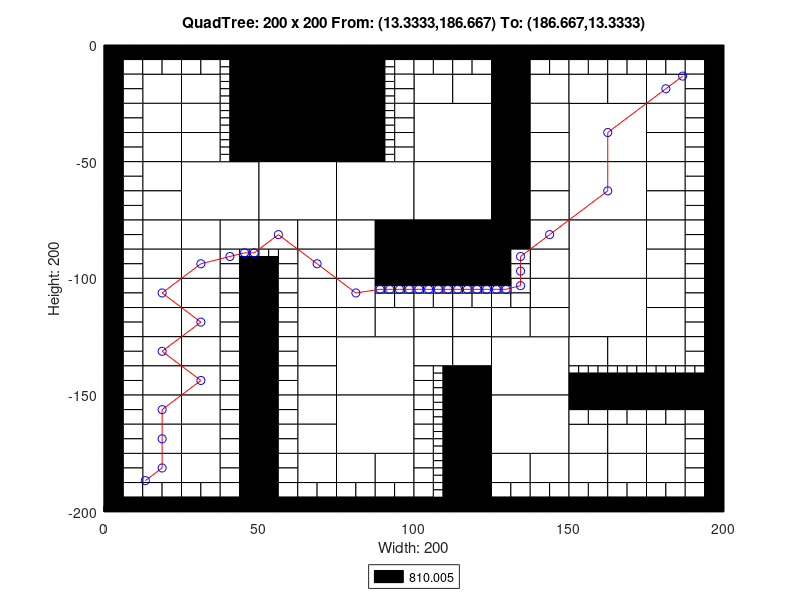

MATLAB code for this plot:
axis([0 200 -200 0]);
title('QuadTree: 200 x 200 From: (13.3333,186.667) To: (186.667,13.3333)');
xlabel('Width: 200');
ylabel('Height: 200');
rectangle('Position',[50 -25 25 25], 'FaceColor',[0 0 0]);
rectangle('Position',[50 -50 25 25], 'FaceColor',[0 0 0]);
rectangle('Position',[25 -75 25 25], 'FaceColor',[1 1 1]);
rectangle('Position',[50 -75 25 25], 'FaceColor',[1 1 1]);
rectangle('Position',[75 -75 25 25], 'FaceColor',[1 1 1]);
rectangle('Position',[100 -50 25 25], 'FaceColor',[1 1 1]);
rectangle('Position',[150 -50 25 25], 'FaceColor',[1 1 1]);
rectangle('Position',[100 -75 25 25], 'FaceColor',[1 1 1]);
rectangle('Position',[100 -100 25 25], 'FaceColor',[0 0 0]);
rectangle('Position',[150 -75 25 25], 'FaceColor',[1 1 1]);
rectangle('Position',[150 -100 25 25], 'FaceColor',[1 1 1]);
rectangle('Position',[75 -150 25 25], 'FaceColor',[1 1 1]);
rectangle('Position',[75 -175 25 25], 'FaceColor',[1 1 1]);
rectangle('Position',[125 -150 25 25], 'FaceColor',[1 1 1]);
rectangle('Position',[150 -125 25 25], 'FaceColor',[1 1 1]);
rectangle('Position',[125 -175 25 25], 'FaceColor',[1 1 1]);
rectangle('Position',[12.5 -25 12.5 12.5], 'FaceColor',[1 1 1]);
rectangle('Position',[25 -25 12.5 12.5], 'FaceColor',[1 1 1]);
rectangle('Position',[12.5 -37.5 12.5 12.5], 'FaceColor',[1 1 1]);
rectangle('Position',[12.5 -50 12.5 12.5], 'FaceColor',[1 1 1]);
rectangle('Position',[25 -37.5 12.5 12.5], 'FaceColor',[1 1 1]);
rectangle('Position',[25 -50 12.5 12.5], 'FaceColor',[1 1 1]);
rectangle('Position',[75 -12.5 12.5 12.5], 'FaceColor',[0 0 0]);
rectangle('Position',[75 -25 12.5 12.5], 'FaceColor',[0 0 0]);
rectangle('Position',[75 -37.5 12.5 12.5], 'FaceColor',[0 0 0]);
rectangle('Position',[75 -50 12.5 12.5], 'FaceColor',[0 0 0]);
rectangle('Position',[12.5 -62.5 12.5 12.5], 'FaceColor',[1 1 1]);
rectangle('Position',[12.5 -75 12.5 12.5], 'FaceColor',[1 1 1]);
rectangle('Position',[12.5 -87.5 12.5 12.5], 'FaceColor',[1 1 1]);
rectangle('Position',[12.5 -100 12.5 12.5], 'FaceColor',[1 1 1]);
rectangle('Position',[25 -87.5 12.5 12.5], 'FaceColor',[1 1 1]);
rectangle('Position',[37.5 -87.5 12.5 12.5], 'FaceColor',[1 1 1]);
rectangle('Position',[25 -100 12.5 12.5], 'FaceColor',[1 1 1]);
rectangle('Position',[50 -87.5 12.5 12.5], 'FaceColor',[1 1 1]);
rectangle('Position',[62.5 -87.5 12.5 12.5], 'FaceColor',[1 1 1]);
rectangle('Position',[62.5 -100 12.5 12.5], 'FaceColor',[1 1 1]);
rectangle('Position',[75 -87.5 12.5 12.5], 'FaceColor',[1 1 1]);
rectangle('Position',[87.5 -87.5 12.5 12.5], 'FaceColor',[0 0 0]);
rectangle('Position',[75 -100 12.5 12.5], 'FaceColor',[1 1 1]);
rectangle('Position',[87.5 -100 12.5 12.5], 'FaceColor',[0 0 0]);
rectangle('Position',[100 -25 12.5 12.5], 'FaceColor',[1 1 1]);
rectangle('Position',[112.5 -25 12.5 12.5], 'FaceColor',[1 1 1]);
rectangle('Position',[125 -12.5 12.5 12.5], 'FaceColor',[0 0 0]);
rectangle('Position',[125 -25 12.5 12.5], 'FaceColor',[0 0 0]);
rectangle('Position',[137.5 -25 12.5 12.5], 'FaceColor',[1 1 1]);
rectangle('Position',[125 -37.5 12.5 12.5], 'FaceColor',[0 0 0]);
rectangle('Position',[137.5 -37.5 12.5 12.5], 'FaceColor',[1 1 1]);
rectangle('Position',[125 -50 12.5 12.5], 'FaceColor',[0 0 0]);
rectangle('Position',[137.5 -50 12.5 12.5], 'FaceColor',[1 1 1]);
rectangle('Position',[150 -25 12.5 12.5], 'FaceColor',[1 1 1]);
rectangle('Position',[162.5 -25 12.5 12.5], 'FaceColor',[1 1 1]);
rectangle('Position',[175 -25 12.5 12.5], 'FaceColor',[1 1 1]);
rectangle('Position',[175 -37.5 12.5 12.5], 'FaceColor',[1 1 1]);
rectangle('Position',[175 -50 12.5 12.5], 'FaceColor',[1 1 1]);
rectangle('Position',[125 -62.5 12.5 12.5], 'FaceColor',[0 0 0]);
rectangle('Position',[137.5 -62.5 12.5 12.5], 'FaceColor',[1 1 1]);
rectangle('Position',[125 -75 12.5 12.5], 'FaceColor',[0 0 0]);
rectangle('Position',[137.5 -75 12.5 12.5], 'FaceColor',[1 1 1]);
rectangle('Position',[125 -87.5 12.5 12.5], 'FaceColor',[0 0 0]);
rectangle('Position',[137.5 -87.5 12.5 12.5], 'FaceColor',[1 1 1]);
rectangle('Position',[137.5 -100 12.5 12.5], 'FaceColor',[1 1 1]);
rectangle('Position',[175 -62.5 12.5 12.5], 'FaceColor',[1 1 1]);
rectangle('Position',[175 -75 12.5 12.5], 'FaceColor',[1 1 1]);
rectangle('Position',[175 -87.5 12.5 12.5], 'FaceColor',[1 1 1]);
rectangle('Position',[175 -100 12.5 12.5], 'FaceColor',[1 1 1]);
rectangle('Position',[12.5 -112.5 12.5 12.5], 'FaceColor',[1 1 1]);
rectangle('Position',[12.5 -125 12.5 12.5], 'FaceColor',[1 1 1]);
rectangle('Position',[25 -112.5 12.5 12.5], 'FaceColor',[1 1 1]);
rectangle('Position',[25 -125 12.5 12.5], 'FaceColor',[1 1 1]);
rectangle('Position',[12.5 -137.5 12.5 12.5], 'FaceColor',[1 1 1]);
rectangle('Position',[12.5 -150 12.5 12.5], 'FaceColor',[1 1 1]);
rectangle('Position',[25 -137.5 12.5 12.5], 'FaceColor',[1 1 1]);
rectangle('Position',[25 -150 12.5 12.5], 'FaceColor',[1 1 1]);
rectangle('Position',[62.5 -112.5 12.5 12.5], 'FaceColor',[1 1 1]);
rectangle('Position',[62.5 -125 12.5 12.5], 'FaceColor',[1 1 1]);
rectangle('Position',[75 -112.5 12.5 12.5], 'FaceColor',[1 1 1]);
rectangle('Position',[75 -125 12.5 12.5], 'FaceColor',[1 1 1]);
rectangle('Position',[87.5 -125 12.5 12.5], 'FaceColor',[1 1 1]);
rectangle('Position',[62.5 -137.5 12.5 12.5], 'FaceColor',[1 1 1]);
rectangle('Position',[62.5 -150 12.5 12.5], 'FaceColor',[1 1 1]);
rectangle('Position',[12.5 -162.5 12.5 12.5], 'FaceColor',[1 1 1]);
rectangle('Position',[12.5 -175 12.5 12.5], 'FaceColor',[1 1 1]);
rectangle('Position',[25 -162.5 12.5 12.5], 'FaceColor',[1 1 1]);
rectangle('Position',[25 -175 12.5 12.5], 'FaceColor',[1 1 1]);
rectangle('Position',[12.5 -187.5 12.5 12.5], 'FaceColor',[1 1 1]);
rectangle('Position',[25 -187.5 12.5 12.5], 'FaceColor',[1 1 1]);
rectangle('Position',[62.5 -162.5 12.5 12.5], 'FaceColor',[1 1 1]);
rectangle('Position',[62.5 -175 12.5 12.5], 'FaceColor',[1 1 1]);
rectangle('Position',[62.5 -187.5 12.5 12.5], 'FaceColor',[1 1 1]);
rectangle('Position',[75 -187.5 12.5 12.5], 'FaceColor',[1 1 1]);
rectangle('Position',[87.5 -187.5 12.5 12.5], 'FaceColor',[1 1 1]);
rectangle('Position',[100 -125 12.5 12.5], 'FaceColor',[1 1 1]);
rectangle('Position',[112.5 -125 12.5 12.5], 'FaceColor',[1 1 1]);
rectangle('Position',[137.5 -112.5 12.5 12.5], 'FaceColor',[1 1 1]);
rectangle('Position',[125 -125 12.5 12.5], 'FaceColor',[1 1 1]);
rectangle('Position',[137.5 -125 12.5 12.5], 'FaceColor',[1 1 1]);
rectangle('Position',[100 -137.5 12.5 12.5], 'FaceColor',[1 1 1]);
rectangle('Position',[112.5 -137.5 12.5 12.5], 'FaceColor',[1 1 1]);
rectangle('Position',[112.5 -150 12.5 12.5], 'FaceColor',[0 0 0]);
rectangle('Position',[175 -112.5 12.5 12.5], 'FaceColor',[1 1 1]);
rectangle('Position',[175 -125 12.5 12.5], 'FaceColor',[1 1 1]);
rectangle('Position',[150 -137.5 12.5 12.5], 'FaceColor',[1 1 1]);
rectangle('Position',[162.5 -137.5 12.5 12.5], 'FaceColor',[1 1 1]);
rectangle('Position',[175 -137.5 12.5 12.5], 'FaceColor',[1 1 1]);
rectangle('Position',[112.5 -162.5 12.5 12.5], 'FaceColor',[0 0 0]);
rectangle('Position',[112.5 -175 12.5 12.5], 'FaceColor',[0 0 0]);
rectangle('Position',[112.5 -187.5 12.5 12.5], 'FaceColor',[0 0 0]);
rectangle('Position',[112.5 -200 12.5 12.5], 'FaceColor',[0 0 0]);
rectangle('Position',[125 -187.5 12.5 12.5], 'FaceColor',[1 1 1]);
rectangle('Position',[137.5 -187.5 12.5 12.5], 'FaceColor',[1 1 1]);
rectangle('Position',[150 -175 12.5 12.5], 'FaceColor',[1 1 1]);
rectangle('Position',[162.5 -175 12.5 12.5], 'FaceColor',[1 1 1]);
rectangle('Position',[175 -175 12.5 12.5], 'FaceColor',[1 1 1]);
rectangle('Position',[150 -187.5 12.5 12.5], 'FaceColor',[1 1 1]);
rectangle('Position',[162.5 -187.5 12.5 12.5], 'FaceColor',[1 1 1]);
rectangle('Position',[175 -187.5 12.5 12.5], 'FaceColor',[1 1 1]);
rectangle('Position',[0 -6.25 6.25 6.25], 'FaceColor',[0 0 0]);
rectangle('Position',[6.25 -6.25 6.25 6.25], 'FaceColor',[0 0 0]);
rectangle('Position',[0 -12.5 6.25 6.25], 'FaceColor',[0 0 0]);
rectangle('Position',[6.25 -12.5 6.25 6.25], 'FaceColor',[1 1 1]);
rectangle('Position',[12.5 -6.25 6.25 6.25], 'FaceColor',[0 0 0]);
rectangle('Position',[18.75 -6.25 6.25 6.25], 'FaceColor',[0 0 0]);
rectangle('Position',[12.5 -12.5 6.25 6.25], 'FaceColor',[1 1 1]);
rectangle('Position',[18.75 -12.5 6.25 6.25], 'FaceColor',[1 1 1]);
rectangle('Position',[0 -18.75 6.25 6.25], 'FaceColor',[0 0 0]);
rectangle('Position',[6.25 -18.75 6.25 6.25], 'FaceColor',[1 1 1]);
rectangle('Position',[0 -25 6.25 6.25], 'FaceColor',[0 0 0]);
rectangle('Position',[6.25 -25 6.25 6.25], 'FaceColor',[1 1 1]);
rectangle('Position',[25 -6.25 6.25 6.25], 'FaceColor',[0 0 0]);
rectangle('Position',[31.25 -6.25 6.25 6.25], 'FaceColor',[0 0 0]);
rectangle('Position',[25 -12.5 6.25 6.25], 'FaceColor',[1 1 1]);
rectangle('Position',[31.25 -12.5 6.25 6.25], 'FaceColor',[1 1 1]);
rectangle('Position',[37.5 -6.25 6.25 6.25], 'FaceColor',[0 0 0]);
rectangle('Position',[43.75 -6.25 6.25 6.25], 'FaceColor',[0 0 0]);
rectangle('Position',[43.75 -12.5 6.25 6.25], 'FaceColor',[0 0 0]);
rectangle('Position',[43.75 -18.75 6.25 6.25], 'FaceColor',[0 0 0]);
rectangle('Position',[43.75 -25 6.25 6.25], 'FaceColor',[0 0 0]);
rectangle('Position',[0 -31.25 6.25 6.25], 'FaceColor',[0 0 0]);
rectangle('Position',[6.25 -31.25 6.25 6.25], 'FaceColor',[1 1 1]);
rectangle('Position',[0 -37.5 6.25 6.25], 'FaceColor',[0 0 0]);
rectangle('Position',[6.25 -37.5 6.25 6.25], 'FaceColor',[1 1 1]);
rectangle('Position',[0 -43.75 6.25 6.25], 'FaceColor',[0 0 0]);
rectangle('Position',[6.25 -43.75 6.25 6.25], 'FaceColor',[1 1 1]);
rectangle('Position',[0 -50 6.25 6.25], 'FaceColor',[0 0 0]);
rectangle('Position',[6.25 -50 6.25 6.25], 'FaceColor',[1 1 1]);
rectangle('Position',[43.75 -31.25 6.25 6.25], 'FaceColor',[0 0 0]);
rectangle('Position',[43.75 -37.5 6.25 6.25], 'FaceColor',[0 0 0]);
rectangle('Position',[43.75 -43.75 6.25 6.25], 'FaceColor',[0 0 0]);
rectangle('Position',[43.75 -50 6.25 6.25], 'FaceColor',[0 0 0]);
rectangle('Position',[87.5 -6.25 6.25 6.25], 'FaceColor',[0 0 0]);
rectangle('Position',[93.75 -6.25 6.25 6.25], 'FaceColor',[0 0 0]);
rectangle('Position',[93.75 -12.5 6.25 6.25], 'FaceColor',[1 1 1]);
rectangle('Position',[93.75 -18.75 6.25 6.25], 'FaceColor',[1 1 1]);
rectangle('Position',[93.75 -25 6.25 6.25], 'FaceColor',[1 1 1]);
rectangle('Position',[93.75 -31.25 6.25 6.25], 'FaceColor',[1 1 1]);
rectangle('Position',[93.75 -37.5 6.25 6.25], 'FaceColor',[1 1 1]);
rectangle('Position',[93.75 -43.75 6.25 6.25], 'FaceColor',[1 1 1]);
rectangle('Position',[93.75 -50 6.25 6.25], 'FaceColor',[1 1 1]);
rectangle('Position',[0 -56.25 6.25 6.25], 'FaceColor',[0 0 0]);
rectangle('Position',[6.25 -56.25 6.25 6.25], 'FaceColor',[1 1 1]);
rectangle('Position',[0 -62.5 6.25 6.25], 'FaceColor',[0 0 0]);
rectangle('Position',[6.25 -62.5 6.25 6.25], 'FaceColor',[1 1 1]);
rectangle('Position',[0 -68.75 6.25 6.25], 'FaceColor',[0 0 0]);
rectangle('Position',[6.25 -68.75 6.25 6.25], 'FaceColor',[1 1 1]);
rectangle('Position',[0 -75 6.25 6.25], 'FaceColor',[0 0 0]);
rectangle('Position',[6.25 -75 6.25 6.25], 'FaceColor',[1 1 1]);
rectangle('Position',[0 -81.25 6.25 6.25], 'FaceColor',[0 0 0]);
rectangle('Position',[6.25 -81.25 6.25 6.25], 'FaceColor',[1 1 1]);
rectangle('Position',[0 -87.5 6.25 6.25], 'FaceColor',[0 0 0]);
rectangle('Position',[6.25 -87.5 6.25 6.25], 'FaceColor',[1 1 1]);
rectangle('Position',[0 -93.75 6.25 6.25], 'FaceColor',[0 0 0]);
rectangle('Position',[6.25 -93.75 6.25 6.25], 'FaceColor',[1 1 1]);
rectangle('Position',[0 -100 6.25 6.25], 'FaceColor',[0 0 0]);
rectangle('Position',[6.25 -100 6.25 6.25], 'FaceColor',[1 1 1]);
rectangle('Position',[37.5 -93.75 6.25 6.25], 'FaceColor',[1 1 1]);
rectangle('Position',[37.5 -100 6.25 6.25], 'FaceColor',[1 1 1]);
rectangle('Position',[43.75 -100 6.25 6.25], 'FaceColor',[0 0 0]);
rectangle('Position',[56.25 -93.75 6.25 6.25], 'FaceColor',[1 1 1]);
rectangle('Position',[50 -100 6.25 6.25], 'FaceColor',[0 0 0]);
rectangle('Position',[56.25 -100 6.25 6.25], 'FaceColor',[1 1 1]);
rectangle('Position',[100 -6.25 6.25 6.25], 'FaceColor',[0 0 0]);
rectangle('Position',[106.25 -6.25 6.25 6.25], 'FaceColor',[0 0 0]);
rectangle('Position',[100 -12.5 6.25 6.25], 'FaceColor',[1 1 1]);
rectangle('Position',[106.25 -12.5 6.25 6.25], 'FaceColor',[1 1 1]);
rectangle('Position',[112.5 -6.25 6.25 6.25], 'FaceColor',[0 0 0]);
rectangle('Position',[118.75 -6.25 6.25 6.25], 'FaceColor',[0 0 0]);
rectangle('Position',[112.5 -12.5 6.25 6.25], 'FaceColor',[1 1 1]);
rectangle('Position',[118.75 -12.5 6.25 6.25], 'FaceColor',[1 1 1]);
rectangle('Position',[137.5 -6.25 6.25 6.25], 'FaceColor',[0 0 0]);
rectangle('Position',[143.75 -6.25 6.25 6.25], 'FaceColor',[0 0 0]);
rectangle('Position',[137.5 -12.5 6.25 6.25], 'FaceColor',[1 1 1]);
rectangle('Position',[143.75 -12.5 6.25 6.25], 'FaceColor',[1 1 1]);
rectangle('Position',[150 -6.25 6.25 6.25], 'FaceColor',[0 0 0]);
rectangle('Position',[156.25 -6.25 6.25 6.25], 'FaceColor',[0 0 0]);
rectangle('Position',[150 -12.5 6.25 6.25], 'FaceColor',[1 1 1]);
rectangle('Position',[156.25 -12.5 6.25 6.25], 'FaceColor',[1 1 1]);
rectangle('Position',[162.5 -6.25 6.25 6.25], 'FaceColor',[0 0 0]);
rectangle('Position',[168.75 -6.25 6.25 6.25], 'FaceColor',[0 0 0]);
rectangle('Position',[162.5 -12.5 6.25 6.25], 'FaceColor',[1 1 1]);
rectangle('Position',[168.75 -12.5 6.25 6.25], 'FaceColor',[1 1 1]);
rectangle('Position',[175 -6.25 6.25 6.25], 'FaceColor',[0 0 0]);
rectangle('Position',[181.25 -6.25 6.25 6.25], 'FaceColor',[0 0 0]);
rectangle('Position',[175 -12.5 6.25 6.25], 'FaceColor',[1 1 1]);
rectangle('Position',[181.25 -12.5 6.25 6.25], 'FaceColor',[1 1 1]);
rectangle('Position',[187.5 -6.25 6.25 6.25], 'FaceColor',[0 0 0]);
rectangle('Position',[193.75 -6.25 6.25 6.25], 'FaceColor',[0 0 0]);
rectangle('Position',[187.5 -12.5 6.25 6.25], 'FaceColor',[1 1 1]);
rectangle('Position',[193.75 -12.5 6.25 6.25], 'FaceColor',[0 0 0]);
rectangle('Position',[187.5 -18.75 6.25 6.25], 'FaceColor',[1 1 1]);
rectangle('Position',[193.75 -18.75 6.25 6.25], 'FaceColor',[0 0 0]);
rectangle('Position',[187.5 -25 6.25 6.25], 'FaceColor',[1 1 1]);
rectangle('Position',[193.75 -25 6.25 6.25], 'FaceColor',[0 0 0]);
rectangle('Position',[187.5 -31.25 6.25 6.25], 'FaceColor',[1 1 1]);
rectangle('Position',[193.75 -31.25 6.25 6.25], 'FaceColor',[0 0 0]);
rectangle('Position',[187.5 -37.5 6.25 6.25], 'FaceColor',[1 1 1]);
rectangle('Position',[193.75 -37.5 6.25 6.25], 'FaceColor',[0 0 0]);
rectangle('Position',[187.5 -43.75 6.25 6.25], 'FaceColor',[1 1 1]);
rectangle('Position',[193.75 -43.75 6.25 6.25], 'FaceColor',[0 0 0]);
rectangle('Position',[187.5 -50 6.25 6.25], 'FaceColor',[1 1 1]);
rectangle('Position',[193.75 -50 6.25 6.25], 'FaceColor',[0 0 0]);
rectangle('Position',[125 -93.75 6.25 6.25], 'FaceColor',[0 0 0]);
rectangle('Position',[131.25 -93.75 6.25 6.25], 'FaceColor',[1 1 1]);
rectangle('Position',[125 -100 6.25 6.25], 'FaceColor',[0 0 0]);
rectangle('Position',[131.25 -100 6.25 6.25], 'FaceColor',[1 1 1]);
rectangle('Position',[187.5 -56.25 6.25 6.25], 'FaceColor',[1 1 1]);
rectangle('Position',[193.75 -56.25 6.25 6.25], 'FaceColor',[0 0 0]);
rectangle('Position',[187.5 -62.5 6.25 6.25], 'FaceColor',[1 1 1]);
rectangle('Position',[193.75 -62.5 6.25 6.25], 'FaceColor',[0 0 0]);
rectangle('Position',[187.5 -68.75 6.25 6.25], 'FaceColor',[1 1 1]);
rectangle('Position',[193.75 -68.75 6.25 6.25], 'FaceColor',[0 0 0]);
rectangle('Position',[187.5 -75 6.25 6.25], 'FaceColor',[1 1 1]);
rectangle('Position',[193.75 -75 6.25 6.25], 'FaceColor',[0 0 0]);
rectangle('Position',[187.5 -81.25 6.25 6.25], 'FaceColor',[1 1 1]);
rectangle('Position',[193.75 -81.25 6.25 6.25], 'FaceColor',[0 0 0]);
rectangle('Position',[187.5 -87.5 6.25 6.25], 'FaceColor',[1 1 1]);
rectangle('Position',[193.75 -87.5 6.25 6.25], 'FaceColor',[0 0 0]);
rectangle('Position',[187.5 -93.75 6.25 6.25], 'FaceColor',[1 1 1]);
rectangle('Position',[193.75 -93.75 6.25 6.25], 'FaceColor',[0 0 0]);
rectangle('Position',[187.5 -100 6.25 6.25], 'FaceColor',[1 1 1]);
rectangle('Position',[193.75 -100 6.25 6.25], 'FaceColor',[0 0 0]);
rectangle('Position',[0 -106.25 6.25 6.25], 'FaceColor',[0 0 0]);
rectangle('Position',[6.25 -106.25 6.25 6.25], 'FaceColor',[1 1 1]);
rectangle('Position',[0 -112.5 6.25 6.25], 'FaceColor',[0 0 0]);
rectangle('Position',[6.25 -112.5 6.25 6.25], 'FaceColor',[1 1 1]);
rectangle('Position',[0 -118.75 6.25 6.25], 'FaceColor',[0 0 0]);
rectangle('Position',[6.25 -118.75 6.25 6.25], 'FaceColor',[1 1 1]);
rectangle('Position',[0 -125 6.25 6.25], 'FaceColor',[0 0 0]);
rectangle('Position',[6.25 -125 6.25 6.25], 'FaceColor',[1 1 1]);
rectangle('Position',[37.5 -106.25 6.25 6.25], 'FaceColor',[1 1 1]);
rectangle('Position',[43.75 -106.25 6.25 6.25], 'FaceColor',[0 0 0]);
rectangle('Position',[37.5 -112.5 6.25 6.25], 'FaceColor',[1 1 1]);
rectangle('Position',[43.75 -112.5 6.25 6.25], 'FaceColor',[0 0 0]);
rectangle('Position',[37.5 -118.75 6.25 6.25], 'FaceColor',[1 1 1]);
rectangle('Position',[43.75 -118.75 6.25 6.25], 'FaceColor',[0 0 0]);
rectangle('Position',[37.5 -125 6.25 6.25], 'FaceColor',[1 1 1]);
rectangle('Position',[43.75 -125 6.25 6.25], 'FaceColor',[0 0 0]);
rectangle('Position',[0 -131.25 6.25 6.25], 'FaceColor',[0 0 0]);
rectangle('Position',[6.25 -131.25 6.25 6.25], 'FaceColor',[1 1 1]);
rectangle('Position',[0 -137.5 6.25 6.25], 'FaceColor',[0 0 0]);
rectangle('Position',[6.25 -137.5 6.25 6.25], 'FaceColor',[1 1 1]);
rectangle('Position',[0 -143.75 6.25 6.25], 'FaceColor',[0 0 0]);
rectangle('Position',[6.25 -143.75 6.25 6.25], 'FaceColor',[1 1 1]);
rectangle('Position',[0 -150 6.25 6.25], 'FaceColor',[0 0 0]);
rectangle('Position',[6.25 -150 6.25 6.25], 'FaceColor',[1 1 1]);
rectangle('Position',[37.5 -131.25 6.25 6.25], 'FaceColor',[1 1 1]);
rectangle('Position',[43.75 -131.25 6.25 6.25], 'FaceColor',[0 0 0]);
rectangle('Position',[37.5 -137.5 6.25 6.25], 'FaceColor',[1 1 1]);
rectangle('Position',[43.75 -137.5 6.25 6.25], 'FaceColor',[0 0 0]);
rectangle('Position',[37.5 -143.75 6.25 6.25], 'FaceColor',[1 1 1]);
rectangle('Position',[43.75 -143.75 6.25 6.25], 'FaceColor',[0 0 0]);
rectangle('Position',[37.5 -150 6.25 6.25], 'FaceColor',[1 1 1]);
rectangle('Position',[43.75 -150 6.25 6.25], 'FaceColor',[0 0 0]);
rectangle('Position',[50 -106.25 6.25 6.25], 'FaceColor',[0 0 0]);
rectangle('Position',[56.25 -106.25 6.25 6.25], 'FaceColor',[1 1 1]);
rectangle('Position',[50 -112.5 6.25 6.25], 'FaceColor',[0 0 0]);
rectangle('Position',[56.25 -112.5 6.25 6.25], 'FaceColor',[1 1 1]);
rectangle('Position',[50 -118.75 6.25 6.25], 'FaceColor',[0 0 0]);
rectangle('Position',[56.25 -118.75 6.25 6.25], 'FaceColor',[1 1 1]);
rectangle('Position',[50 -125 6.25 6.25], 'FaceColor',[0 0 0]);
rectangle('Position',[56.25 -125 6.25 6.25], 'FaceColor',[1 1 1]);
rectangle('Position',[87.5 -112.5 6.25 6.25], 'FaceColor',[1 1 1]);
rectangle('Position',[93.75 -112.5 6.25 6.25], 'FaceColor',[1 1 1]);
rectangle('Position',[50 -131.25 6.25 6.25], 'FaceColor',[0 0 0]);
rectangle('Position',[56.25 -131.25 6.25 6.25], 'FaceColor',[1 1 1]);
rectangle('Position',[50 -137.5 6.25 6.25], 'FaceColor',[0 0 0]);
rectangle('Position',[56.25 -137.5 6.25 6.25], 'FaceColor',[1 1 1]);
rectangle('Position',[50 -143.75 6.25 6.25], 'FaceColor',[0 0 0]);
rectangle('Position',[56.25 -143.75 6.25 6.25], 'FaceColor',[1 1 1]);
rectangle('Position',[50 -150 6.25 6.25], 'FaceColor',[0 0 0]);
rectangle('Position',[56.25 -150 6.25 6.25], 'FaceColor',[1 1 1]);
rectangle('Position',[0 -156.25 6.25 6.25], 'FaceColor',[0 0 0]);
rectangle('Position',[6.25 -156.25 6.25 6.25], 'FaceColor',[1 1 1]);
rectangle('Position',[0 -162.5 6.25 6.25], 'FaceColor',[0 0 0]);
rectangle('Position',[6.25 -162.5 6.25 6.25], 'FaceColor',[1 1 1]);
rectangle('Position',[0 -168.75 6.25 6.25], 'FaceColor',[0 0 0]);
rectangle('Position',[6.25 -168.75 6.25 6.25], 'FaceColor',[1 1 1]);
rectangle('Position',[0 -175 6.25 6.25], 'FaceColor',[0 0 0]);
rectangle('Position',[6.25 -175 6.25 6.25], 'FaceColor',[1 1 1]);
rectangle('Position',[37.5 -156.25 6.25 6.25], 'FaceColor',[1 1 1]);
rectangle('Position',[43.75 -156.25 6.25 6.25], 'FaceColor',[0 0 0]);
rectangle('Position',[37.5 -162.5 6.25 6.25], 'FaceColor',[1 1 1]);
rectangle('Position',[43.75 -162.5 6.25 6.25], 'FaceColor',[0 0 0]);
rectangle('Position',[37.5 -168.75 6.25 6.25], 'FaceColor',[1 1 1]);
rectangle('Position',[43.75 -168.75 6.25 6.25], 'FaceColor',[0 0 0]);
rectangle('Position',[37.5 -175 6.25 6.25], 'FaceColor',[1 1 1]);
rectangle('Position',[43.75 -175 6.25 6.25], 'FaceColor',[0 0 0]);
rectangle('Position',[0 -181.25 6.25 6.25], 'FaceColor',[0 0 0]);
rectangle('Position',[6.25 -181.25 6.25 6.25], 'FaceColor',[1 1 1]);
rectangle('Position',[0 -187.5 6.25 6.25], 'FaceColor',[0 0 0]);
rectangle('Position',[6.25 -187.5 6.25 6.25], 'FaceColor',[1 1 1]);
rectangle('Position',[0 -193.75 6.25 6.25], 'FaceColor',[0 0 0]);
rectangle('Position',[6.25 -193.75 6.25 6.25], 'FaceColor',[1 1 1]);
rectangle('Position',[0 -200 6.25 6.25], 'FaceColor',[0 0 0]);
rectangle('Position',[6.25 -200 6.25 6.25], 'FaceColor',[0 0 0]);
rectangle('Position',[12.5 -193.75 6.25 6.25], 'FaceColor',[1 1 1]);
rectangle('Position',[18.75 -193.75 6.25 6.25], 'FaceColor',[1 1 1]);
rectangle('Position',[12.5 -200 6.25 6.25], 'FaceColor',[0 0 0]);
rectangle('Position',[18.75 -200 6.25 6.25], 'FaceColor',[0 0 0]);
rectangle('Position',[37.5 -181.25 6.25 6.25], 'FaceColor',[1 1 1]);
rectangle('Position',[43.75 -181.25 6.25 6.25], 'FaceColor',[0 0 0]);
rectangle('Position',[37.5 -187.5 6.25 6.25], 'FaceColor',[1 1 1]);
rectangle('Position',[43.75 -187.5 6.25 6.25], 'FaceColor',[0 0 0]);
rectangle('Position',[25 -193.75 6.25 6.25], 'FaceColor',[1 1 1]);
rectangle('Position',[31.25 -193.75 6.25 6.25], 'FaceColor',[1 1 1]);
rectangle('Position',[25 -200 6.25 6.25], 'FaceColor',[0 0 0]);
rectangle('Position',[31.25 -200 6.25 6.25], 'FaceColor',[0 0 0]);
rectangle('Position',[37.5 -193.75 6.25 6.25], 'FaceColor',[1 1 1]);
rectangle('Position',[43.75 -193.75 6.25 6.25], 'FaceColor',[0 0 0]);
rectangle('Position',[37.5 -200 6.25 6.25], 'FaceColor',[0 0 0]);
rectangle('Position',[43.75 -200 6.25 6.25], 'FaceColor',[0 0 0]);
rectangle('Position',[50 -156.25 6.25 6.25], 'FaceColor',[0 0 0]);
rectangle('Position',[56.25 -156.25 6.25 6.25], 'FaceColor',[1 1 1]);
rectangle('Position',[50 -162.5 6.25 6.25], 'FaceColor',[0 0 0]);
rectangle('Position',[56.25 -162.5 6.25 6.25], 'FaceColor',[1 1 1]);
rectangle('Position',[50 -168.75 6.25 6.25], 'FaceColor',[0 0 0]);
rectangle('Position',[56.25 -168.75 6.25 6.25], 'FaceColor',[1 1 1]);
rectangle('Position',[50 -175 6.25 6.25], 'FaceColor',[0 0 0]);
rectangle('Position',[56.25 -175 6.25 6.25], 'FaceColor',[1 1 1]);
rectangle('Position',[50 -181.25 6.25 6.25], 'FaceColor',[0 0 0]);
rectangle('Position',[56.25 -181.25 6.25 6.25], 'FaceColor',[1 1 1]);
rectangle('Position',[50 -187.5 6.25 6.25], 'FaceColor',[0 0 0]);
rectangle('Position',[56.25 -187.5 6.25 6.25], 'FaceColor',[1 1 1]);
rectangle('Position',[50 -193.75 6.25 6.25], 'FaceColor',[0 0 0]);
rectangle('Position',[56.25 -193.75 6.25 6.25], 'FaceColor',[1 1 1]);
rectangle('Position',[50 -200 6.25 6.25], 'FaceColor',[0 0 0]);
rectangle('Position',[56.25 -200 6.25 6.25], 'FaceColor',[0 0 0]);
rectangle('Position',[62.5 -193.75 6.25 6.25], 'FaceColor',[1 1 1]);
rectangle('Position',[68.75 -193.75 6.25 6.25], 'FaceColor',[1 1 1]);
rectangle('Position',[62.5 -200 6.25 6.25], 'FaceColor',[0 0 0]);
rectangle('Position',[68.75 -200 6.25 6.25], 'FaceColor',[0 0 0]);
rectangle('Position',[75 -193.75 6.25 6.25], 'FaceColor',[1 1 1]);
rectangle('Position',[81.25 -193.75 6.25 6.25], 'FaceColor',[1 1 1]);
rectangle('Position',[75 -200 6.25 6.25], 'FaceColor',[0 0 0]);
rectangle('Position',[81.25 -200 6.25 6.25], 'FaceColor',[0 0 0]);
rectangle('Position',[87.5 -193.75 6.25 6.25], 'FaceColor',[1 1 1]);
rectangle('Position',[93.75 -193.75 6.25 6.25], 'FaceColor',[1 1 1]);
rectangle('Position',[87.5 -200 6.25 6.25], 'FaceColor',[0 0 0]);
rectangle('Position',[93.75 -200 6.25 6.25], 'FaceColor',[0 0 0]);
rectangle('Position',[100 -112.5 6.25 6.25], 'FaceColor',[1 1 1]);
rectangle('Position',[106.25 -112.5 6.25 6.25], 'FaceColor',[1 1 1]);
rectangle('Position',[112.5 -112.5 6.25 6.25], 'FaceColor',[1 1 1]);
rectangle('Position',[118.75 -112.5 6.25 6.25], 'FaceColor',[1 1 1]);
rectangle('Position',[131.25 -106.25 6.25 6.25], 'FaceColor',[1 1 1]);
rectangle('Position',[125 -112.5 6.25 6.25], 'FaceColor',[1 1 1]);
rectangle('Position',[131.25 -112.5 6.25 6.25], 'FaceColor',[1 1 1]);
rectangle('Position',[100 -143.75 6.25 6.25], 'FaceColor',[1 1 1]);
rectangle('Position',[100 -150 6.25 6.25], 'FaceColor',[1 1 1]);
rectangle('Position',[187.5 -106.25 6.25 6.25], 'FaceColor',[1 1 1]);
rectangle('Position',[193.75 -106.25 6.25 6.25], 'FaceColor',[0 0 0]);
rectangle('Position',[187.5 -112.5 6.25 6.25], 'FaceColor',[1 1 1]);
rectangle('Position',[193.75 -112.5 6.25 6.25], 'FaceColor',[0 0 0]);
rectangle('Position',[187.5 -118.75 6.25 6.25], 'FaceColor',[1 1 1]);
rectangle('Position',[193.75 -118.75 6.25 6.25], 'FaceColor',[0 0 0]);
rectangle('Position',[187.5 -125 6.25 6.25], 'FaceColor',[1 1 1]);
rectangle('Position',[193.75 -125 6.25 6.25], 'FaceColor',[0 0 0]);
rectangle('Position',[150 -150 6.25 6.25], 'FaceColor',[0 0 0]);
rectangle('Position',[156.25 -150 6.25 6.25], 'FaceColor',[0 0 0]);
rectangle('Position',[162.5 -150 6.25 6.25], 'FaceColor',[0 0 0]);
rectangle('Position',[168.75 -150 6.25 6.25], 'FaceColor',[0 0 0]);
rectangle('Position',[187.5 -131.25 6.25 6.25], 'FaceColor',[1 1 1]);
rectangle('Position',[193.75 -131.25 6.25 6.25], 'FaceColor',[0 0 0]);
rectangle('Position',[187.5 -137.5 6.25 6.25], 'FaceColor',[1 1 1]);
rectangle('Position',[193.75 -137.5 6.25 6.25], 'FaceColor',[0 0 0]);
rectangle('Position',[175 -150 6.25 6.25], 'FaceColor',[0 0 0]);
rectangle('Position',[181.25 -150 6.25 6.25], 'FaceColor',[0 0 0]);
rectangle('Position',[193.75 -143.75 6.25 6.25], 'FaceColor',[0 0 0]);
rectangle('Position',[187.5 -150 6.25 6.25], 'FaceColor',[0 0 0]);
rectangle('Position',[193.75 -150 6.25 6.25], 'FaceColor',[0 0 0]);
rectangle('Position',[100 -156.25 6.25 6.25], 'FaceColor',[1 1 1]);
rectangle('Position',[100 -162.5 6.25 6.25], 'FaceColor',[1 1 1]);
rectangle('Position',[100 -168.75 6.25 6.25], 'FaceColor',[1 1 1]);
rectangle('Position',[100 -175 6.25 6.25], 'FaceColor',[1 1 1]);
rectangle('Position',[100 -181.25 6.25 6.25], 'FaceColor',[1 1 1]);
rectangle('Position',[100 -187.5 6.25 6.25], 'FaceColor',[1 1 1]);
rectangle('Position',[100 -193.75 6.25 6.25], 'FaceColor',[1 1 1]);
rectangle('Position',[100 -200 6.25 6.25], 'FaceColor',[0 0 0]);
rectangle('Position',[106.25 -200 6.25 6.25], 'FaceColor',[0 0 0]);
rectangle('Position',[125 -193.75 6.25 6.25], 'FaceColor',[1 1 1]);
rectangle('Position',[131.25 -193.75 6.25 6.25], 'FaceColor',[1 1 1]);
rectangle('Position',[125 -200 6.25 6.25], 'FaceColor',[0 0 0]);
rectangle('Position',[131.25 -200 6.25 6.25], 'FaceColor',[0 0 0]);
rectangle('Position',[137.5 -193.75 6.25 6.25], 'FaceColor',[1 1 1]);
rectangle('Position',[143.75 -193.75 6.25 6.25], 'FaceColor',[1 1 1]);
rectangle('Position',[137.5 -200 6.25 6.25], 'FaceColor',[0 0 0]);
rectangle('Position',[143.75 -200 6.25 6.25], 'FaceColor',[0 0 0]);
rectangle('Position',[150 -156.25 6.25 6.25], 'FaceColor',[0 0 0]);
rectangle('Position',[156.25 -156.25 6.25 6.25], 'FaceColor',[0 0 0]);
rectangle('Position',[150 -162.5 6.25 6.25], 'FaceColor',[1 1 1]);
rectangle('Position',[156.25 -162.5 6.25 6.25], 'FaceColor',[1 1 1]);
rectangle('Position',[162.5 -156.25 6.25 6.25], 'FaceColor',[0 0 0]);
rectangle('Position',[168.75 -156.25 6.25 6.25], 'FaceColor',[0 0 0]);
rectangle('Position',[162.5 -162.5 6.25 6.25], 'FaceColor',[1 1 1]);
rectangle('Position',[168.75 -162.5 6.25 6.25], 'FaceColor',[1 1 1]);
rectangle('Position',[175 -156.25 6.25 6.25], 'FaceColor',[0 0 0]);
rectangle('Position',[181.25 -156.25 6.25 6.25], 'FaceColor',[0 0 0]);
rectangle('Position',[175 -162.5 6.25 6.25], 'FaceColor',[1 1 1]);
rectangle('Position',[181.25 -162.5 6.25 6.25], 'FaceColor',[1 1 1]);
rectangle('Position',[187.5 -156.25 6.25 6.25], 'FaceColor',[0 0 0]);
rectangle('Position',[193.75 -156.25 6.25 6.25], 'FaceColor',[0 0 0]);
rectangle('Position',[187.5 -162.5 6.25 6.25], 'FaceColor',[1 1 1]);
rectangle('Position',[193.75 -162.5 6.25 6.25], 'FaceColor',[0 0 0]);
rectangle('Position',[187.5 -168.75 6.25 6.25], 'FaceColor',[1 1 1]);
rectangle('Position',[193.75 -168.75 6.25 6.25], 'FaceColor',[0 0 0]);
rectangle('Position',[187.5 -175 6.25 6.25], 'FaceColor',[1 1 1]);
rectangle('Position',[193.75 -175 6.25 6.25], 'FaceColor',[0 0 0]);
rectangle('Position',[150 -193.75 6.25 6.25], 'FaceColor',[1 1 1]);
rectangle('Position',[156.25 -193.75 6.25 6.25], 'FaceColor',[1 1 1]);
rectangle('Position',[150 -200 6.25 6.25], 'FaceColor',[0 0 0]);
rectangle('Position',[156.25 -200 6.25 6.25], 'FaceColor',[0 0 0]);
rectangle('Position',[162.5 -193.75 6.25 6.25], 'FaceColor',[1 1 1]);
rectangle('Position',[168.75 -193.75 6.25 6.25], 'FaceColor',[1 1 1]);
rectangle('Position',[162.5 -200 6.25 6.25], 'FaceColor',[0 0 0]);
rectangle('Position',[168.75 -200 6.25 6.25], 'FaceColor',[0 0 0]);
rectangle('Position',[187.5 -181.25 6.25 6.25], 'FaceColor',[1 1 1]);
rectangle('Position',[193.75 -181.25 6.25 6.25], 'FaceColor',[0 0 0]);
rectangle('Position',[187.5 -187.5 6.25 6.25], 'FaceColor',[1 1 1]);
rectangle('Position',[193.75 -187.5 6.25 6.25], 'FaceColor',[0 0 0]);
rectangle('Position',[175 -193.75 6.25 6.25], 'FaceColor',[1 1 1]);
rectangle('Position',[181.25 -193.75 6.25 6.25], 'FaceColor',[1 1 1]);
rectangle('Position',[175 -200 6.25 6.25], 'FaceColor',[0 0 0]);
rectangle('Position',[181.25 -200 6.25 6.25], 'FaceColor',[0 0 0]);
rectangle('Position',[187.5 -193.75 6.25 6.25], 'FaceColor',[1 1 1]);
rectangle('Position',[193.75 -193.75 6.25 6.25], 'FaceColor',[0 0 0]);
rectangle('Position',[187.5 -200 6.25 6.25], 'FaceColor',[0 0 0]);
rectangle('Position',[193.75 -200 6.25 6.25], 'FaceColor',[0 0 0]);
rectangle('Position',[37.5 -9.375 3.125 3.125], 'FaceColor',[1 1 1]);
rectangle('Position',[40.625 -9.375 3.125 3.125], 'FaceColor',[0 0 0]);
rectangle('Position',[37.5 -12.5 3.125 3.125], 'FaceColor',[1 1 1]);
rectangle('Position',[40.625 -12.5 3.125 3.125], 'FaceColor',[0 0 0]);
rectangle('Position',[37.5 -15.625 3.125 3.125], 'FaceColor',[1 1 1]);
rectangle('Position',[40.625 -15.625 3.125 3.125], 'FaceColor',[0 0 0]);
rectangle('Position',[37.5 -18.75 3.125 3.125], 'FaceColor',[1 1 1]);
rectangle('Position',[40.625 -18.75 3.125 3.125], 'FaceColor',[0 0 0]);
rectangle('Position',[37.5 -21.875 3.125 3.125], 'FaceColor',[1 1 1]);
rectangle('Position',[40.625 -21.875 3.125 3.125], 'FaceColor',[0 0 0]);
rectangle('Position',[37.5 -25 3.125 3.125], 'FaceColor',[1 1 1]);
rectangle('Position',[40.625 -25 3.125 3.125], 'FaceColor',[0 0 0]);
rectangle('Position',[37.5 -28.125 3.125 3.125], 'FaceColor',[1 1 1]);
rectangle('Position',[40.625 -28.125 3.125 3.125], 'FaceColor',[0 0 0]);
rectangle('Position',[37.5 -31.25 3.125 3.125], 'FaceColor',[1 1 1]);
rectangle('Position',[40.625 -31.25 3.125 3.125], 'FaceColor',[0 0 0]);
rectangle('Position',[37.5 -34.375 3.125 3.125], 'FaceColor',[1 1 1]);
rectangle('Position',[40.625 -34.375 3.125 3.125], 'FaceColor',[0 0 0]);
rectangle('Position',[37.5 -37.5 3.125 3.125], 'FaceColor',[1 1 1]);
rectangle('Position',[40.625 -37.5 3.125 3.125], 'FaceColor',[0 0 0]);
rectangle('Position',[37.5 -40.625 3.125 3.125], 'FaceColor',[1 1 1]);
rectangle('Position',[40.625 -40.625 3.125 3.125], 'FaceColor',[0 0 0]);
rectangle('Position',[37.5 -43.75 3.125 3.125], 'FaceColor',[1 1 1]);
rectangle('Position',[40.625 -43.75 3.125 3.125], 'FaceColor',[0 0 0]);
rectangle('Position',[37.5 -46.875 3.125 3.125], 'FaceColor',[1 1 1]);
rectangle('Position',[40.625 -46.875 3.125 3.125], 'FaceColor',[0 0 0]);
rectangle('Position',[37.5 -50 3.125 3.125], 'FaceColor',[1 1 1]);
rectangle('Position',[40.625 -50 3.125 3.125], 'FaceColor',[0 0 0]);
rectangle('Position',[87.5 -9.375 3.125 3.125], 'FaceColor',[0 0 0]);
rectangle('Position',[90.625 -9.375 3.125 3.125], 'FaceColor',[1 1 1]);
rectangle('Position',[87.5 -12.5 3.125 3.125], 'FaceColor',[0 0 0]);
rectangle('Position',[90.625 -12.5 3.125 3.125], 'FaceColor',[1 1 1]);
rectangle('Position',[87.5 -15.625 3.125 3.125], 'FaceColor',[0 0 0]);
rectangle('Position',[90.625 -15.625 3.125 3.125], 'FaceColor',[1 1 1]);
rectangle('Position',[87.5 -18.75 3.125 3.125], 'FaceColor',[0 0 0]);
rectangle('Position',[90.625 -18.75 3.125 3.125], 'FaceColor',[1 1 1]);
rectangle('Position',[87.5 -21.875 3.125 3.125], 'FaceColor',[0 0 0]);
rectangle('Position',[90.625 -21.875 3.125 3.125], 'FaceColor',[1 1 1]);
rectangle('Position',[87.5 -25 3.125 3.125], 'FaceColor',[0 0 0]);
rectangle('Position',[90.625 -25 3.125 3.125], 'FaceColor',[1 1 1]);
rectangle('Position',[87.5 -28.125 3.125 3.125], 'FaceColor',[0 0 0]);
rectangle('Position',[90.625 -28.125 3.125 3.125], 'FaceColor',[1 1 1]);
rectangle('Position',[87.5 -31.25 3.125 3.125], 'FaceColor',[0 0 0]);
rectangle('Position',[90.625 -31.25 3.125 3.125], 'FaceColor',[1 1 1]);
rectangle('Position',[87.5 -34.375 3.125 3.125], 'FaceColor',[0 0 0]);
rectangle('Position',[90.625 -34.375 3.125 3.125], 'FaceColor',[1 1 1]);
rectangle('Position',[87.5 -37.5 3.125 3.125], 'FaceColor',[0 0 0]);
rectangle('Position',[90.625 -37.5 3.125 3.125], 'FaceColor',[1 1 1]);
rectangle('Position',[87.5 -40.625 3.125 3.125], 'FaceColor',[0 0 0]);
rectangle('Position',[90.625 -40.625 3.125 3.125], 'FaceColor',[1 1 1]);
rectangle('Position',[87.5 -43.75 3.125 3.125], 'FaceColor',[0 0 0]);
rectangle('Position',[90.625 -43.75 3.125 3.125], 'FaceColor',[1 1 1]);
rectangle('Position',[87.5 -46.875 3.125 3.125], 'FaceColor',[0 0 0]);
rectangle('Position',[90.625 -46.875 3.125 3.125], 'FaceColor',[1 1 1]);
rectangle('Position',[87.5 -50 3.125 3.125], 'FaceColor',[0 0 0]);
rectangle('Position',[90.625 -50 3.125 3.125], 'FaceColor',[1 1 1]);
rectangle('Position',[43.75 -90.625 3.125 3.125], 'FaceColor',[1 1 1]);
rectangle('Position',[46.875 -90.625 3.125 3.125], 'FaceColor',[1 1 1]);
rectangle('Position',[43.75 -93.75 3.125 3.125], 'FaceColor',[0 0 0]);
rectangle('Position',[46.875 -93.75 3.125 3.125], 'FaceColor',[0 0 0]);
rectangle('Position',[50 -90.625 3.125 3.125], 'FaceColor',[1 1 1]);
rectangle('Position',[53.125 -90.625 3.125 3.125], 'FaceColor',[1 1 1]);
rectangle('Position',[50 -93.75 3.125 3.125], 'FaceColor',[0 0 0]);
rectangle('Position',[53.125 -93.75 3.125 3.125], 'FaceColor',[0 0 0]);
rectangle('Position',[87.5 -103.125 3.125 3.125], 'FaceColor',[0 0 0]);
rectangle('Position',[90.625 -103.125 3.125 3.125], 'FaceColor',[0 0 0]);
rectangle('Position',[87.5 -106.25 3.125 3.125], 'FaceColor',[1 1 1]);
rectangle('Position',[90.625 -106.25 3.125 3.125], 'FaceColor',[1 1 1]);
rectangle('Position',[93.75 -103.125 3.125 3.125], 'FaceColor',[0 0 0]);
rectangle('Position',[96.875 -103.125 3.125 3.125], 'FaceColor',[0 0 0]);
rectangle('Position',[93.75 -106.25 3.125 3.125], 'FaceColor',[1 1 1]);
rectangle('Position',[96.875 -106.25 3.125 3.125], 'FaceColor',[1 1 1]);
rectangle('Position',[100 -103.125 3.125 3.125], 'FaceColor',[0 0 0]);
rectangle('Position',[103.125 -103.125 3.125 3.125], 'FaceColor',[0 0 0]);
rectangle('Position',[100 -106.25 3.125 3.125], 'FaceColor',[1 1 1]);
rectangle('Position',[103.125 -106.25 3.125 3.125], 'FaceColor',[1 1 1]);
rectangle('Position',[106.25 -103.125 3.125 3.125], 'FaceColor',[0 0 0]);
rectangle('Position',[109.375 -103.125 3.125 3.125], 'FaceColor',[0 0 0]);
rectangle('Position',[106.25 -106.25 3.125 3.125], 'FaceColor',[1 1 1]);
rectangle('Position',[109.375 -106.25 3.125 3.125], 'FaceColor',[1 1 1]);
rectangle('Position',[112.5 -103.125 3.125 3.125], 'FaceColor',[0 0 0]);
rectangle('Position',[115.625 -103.125 3.125 3.125], 'FaceColor',[0 0 0]);
rectangle('Position',[112.5 -106.25 3.125 3.125], 'FaceColor',[1 1 1]);
rectangle('Position',[115.625 -106.25 3.125 3.125], 'FaceColor',[1 1 1]);
rectangle('Position',[118.75 -103.125 3.125 3.125], 'FaceColor',[0 0 0]);
rectangle('Position',[121.875 -103.125 3.125 3.125], 'FaceColor',[0 0 0]);
rectangle('Position',[118.75 -106.25 3.125 3.125], 'FaceColor',[1 1 1]);
rectangle('Position',[121.875 -106.25 3.125 3.125], 'FaceColor',[1 1 1]);
rectangle('Position',[125 -103.125 3.125 3.125], 'FaceColor',[0 0 0]);
rectangle('Position',[128.125 -103.125 3.125 3.125], 'FaceColor',[0 0 0]);
rectangle('Position',[125 -106.25 3.125 3.125], 'FaceColor',[1 1 1]);
rectangle('Position',[128.125 -106.25 3.125 3.125], 'FaceColor',[1 1 1]);
rectangle('Position',[106.25 -140.625 3.125 3.125], 'FaceColor',[1 1 1]);
rectangle('Position',[109.375 -140.625 3.125 3.125], 'FaceColor',[0 0 0]);
rectangle('Position',[106.25 -143.75 3.125 3.125], 'FaceColor',[1 1 1]);
rectangle('Position',[109.375 -143.75 3.125 3.125], 'FaceColor',[0 0 0]);
rectangle('Position',[106.25 -146.875 3.125 3.125], 'FaceColor',[1 1 1]);
rectangle('Position',[109.375 -146.875 3.125 3.125], 'FaceColor',[0 0 0]);
rectangle('Position',[106.25 -150 3.125 3.125], 'FaceColor',[1 1 1]);
rectangle('Position',[109.375 -150 3.125 3.125], 'FaceColor',[0 0 0]);
rectangle('Position',[150 -140.625 3.125 3.125], 'FaceColor',[1 1 1]);
rectangle('Position',[153.125 -140.625 3.125 3.125], 'FaceColor',[1 1 1]);
rectangle('Position',[150 -143.75 3.125 3.125], 'FaceColor',[0 0 0]);
rectangle('Position',[153.125 -143.75 3.125 3.125], 'FaceColor',[0 0 0]);
rectangle('Position',[156.25 -140.625 3.125 3.125], 'FaceColor',[1 1 1]);
rectangle('Position',[159.375 -140.625 3.125 3.125], 'FaceColor',[1 1 1]);
rectangle('Position',[156.25 -143.75 3.125 3.125], 'FaceColor',[0 0 0]);
rectangle('Position',[159.375 -143.75 3.125 3.125], 'FaceColor',[0 0 0]);
rectangle('Position',[162.5 -140.625 3.125 3.125], 'FaceColor',[1 1 1]);
rectangle('Position',[165.625 -140.625 3.125 3.125], 'FaceColor',[1 1 1]);
rectangle('Position',[162.5 -143.75 3.125 3.125], 'FaceColor',[0 0 0]);
rectangle('Position',[165.625 -143.75 3.125 3.125], 'FaceColor',[0 0 0]);
rectangle('Position',[168.75 -140.625 3.125 3.125], 'FaceColor',[1 1 1]);
rectangle('Position',[171.875 -140.625 3.125 3.125], 'FaceColor',[1 1 1]);
rectangle('Position',[168.75 -143.75 3.125 3.125], 'FaceColor',[0 0 0]);
rectangle('Position',[171.875 -143.75 3.125 3.125], 'FaceColor',[0 0 0]);
rectangle('Position',[175 -140.625 3.125 3.125], 'FaceColor',[1 1 1]);
rectangle('Position',[178.125 -140.625 3.125 3.125], 'FaceColor',[1 1 1]);
rectangle('Position',[175 -143.75 3.125 3.125], 'FaceColor',[0 0 0]);
rectangle('Position',[178.125 -143.75 3.125 3.125], 'FaceColor',[0 0 0]);
rectangle('Position',[181.25 -140.625 3.125 3.125], 'FaceColor',[1 1 1]);
rectangle('Position',[184.375 -140.625 3.125 3.125], 'FaceColor',[1 1 1]);
rectangle('Position',[181.25 -143.75 3.125 3.125], 'FaceColor',[0 0 0]);
rectangle('Position',[184.375 -143.75 3.125 3.125], 'FaceColor',[0 0 0]);
rectangle('Position',[187.5 -140.625 3.125 3.125], 'FaceColor',[1 1 1]);
rectangle('Position',[190.625 -140.625 3.125 3.125], 'FaceColor',[1 1 1]);
rectangle('Position',[187.5 -143.75 3.125 3.125], 'FaceColor',[0 0 0]);
rectangle('Position',[190.625 -143.75 3.125 3.125], 'FaceColor',[0 0 0]);
rectangle('Position',[106.25 -153.125 3.125 3.125], 'FaceColor',[1 1 1]);
rectangle('Position',[109.375 -153.125 3.125 3.125], 'FaceColor',[0 0 0]);
rectangle('Position',[106.25 -156.25 3.125 3.125], 'FaceColor',[1 1 1]);
rectangle('Position',[109.375 -156.25 3.125 3.125], 'FaceColor',[0 0 0]);
rectangle('Position',[106.25 -159.375 3.125 3.125], 'FaceColor',[1 1 1]);
rectangle('Position',[109.375 -159.375 3.125 3.125], 'FaceColor',[0 0 0]);
rectangle('Position',[106.25 -162.5 3.125 3.125], 'FaceColor',[1 1 1]);
rectangle('Position',[109.375 -162.5 3.125 3.125], 'FaceColor',[0 0 0]);
rectangle('Position',[106.25 -165.625 3.125 3.125], 'FaceColor',[1 1 1]);
rectangle('Position',[109.375 -165.625 3.125 3.125], 'FaceColor',[0 0 0]);
rectangle('Position',[106.25 -168.75 3.125 3.125], 'FaceColor',[1 1 1]);
rectangle('Position',[109.375 -168.75 3.125 3.125], 'FaceColor',[0 0 0]);
rectangle('Position',[106.25 -171.875 3.125 3.125], 'FaceColor',[1 1 1]);
rectangle('Position',[109.375 -171.875 3.125 3.125], 'FaceColor',[0 0 0]);
rectangle('Position',[106.25 -175 3.125 3.125], 'FaceColor',[1 1 1]);
rectangle('Position',[109.375 -175 3.125 3.125], 'FaceColor',[0 0 0]);
rectangle('Position',[106.25 -178.125 3.125 3.125], 'FaceColor',[1 1 1]);
rectangle('Position',[109.375 -178.125 3.125 3.125], 'FaceColor',[0 0 0]);
rectangle('Position',[106.25 -181.25 3.125 3.125], 'FaceColor',[1 1 1]);
rectangle('Position',[109.375 -181.25 3.125 3.125], 'FaceColor',[0 0 0]);
rectangle('Position',[106.25 -184.375 3.125 3.125], 'FaceColor',[1 1 1]);
rectangle('Position',[109.375 -184.375 3.125 3.125], 'FaceColor',[0 0 0]);
rectangle('Position',[106.25 -187.5 3.125 3.125], 'FaceColor',[1 1 1]);
rectangle('Position',[109.375 -187.5 3.125 3.125], 'FaceColor',[0 0 0]);
rectangle('Position',[106.25 -190.625 3.125 3.125], 'FaceColor',[1 1 1]);
rectangle('Position',[109.375 -190.625 3.125 3.125], 'FaceColor',[0 0 0]);
rectangle('Position',[106.25 -193.75 3.125 3.125], 'FaceColor',[1 1 1]);
rectangle('Position',[109.375 -193.75 3.125 3.125], 'FaceColor',[0 0 0]);
X=[186.667,181.25,162.5,162.5,143.75,134.375,134.375,134.375,129.688,126.562,123.438,120.312,117.188,114.062,110.938,107.812,104.688,101.562,98.4375,95.3125,92.1875,89.0625,81.25,68.75,56.25,48.4375,45.3125,40.625,31.25,18.75,31.25,18.75,31.25,18.75,18.75,18.75,13.3333];
Y=[-13.3333,-18.75,-37.5,-62.5,-81.25,-90.625,-96.875,-103.125,-104.688,-104.688,-104.688,-104.688,-104.688,-104.688,-104.688,-104.688,-104.688,-104.688,-104.688,-104.688,-104.688,-104.688,-106.25,-93.75,-81.25,-89.0625,-89.0625,-90.625,-93.75,-106.25,-118.75,-131.25,-143.75,-156.25,-168.75,-181.25,-186.667];
hold on;
plot(X,Y,'r');
plot(X,Y,'bo');
legend('810.005','Location','southoutside');
